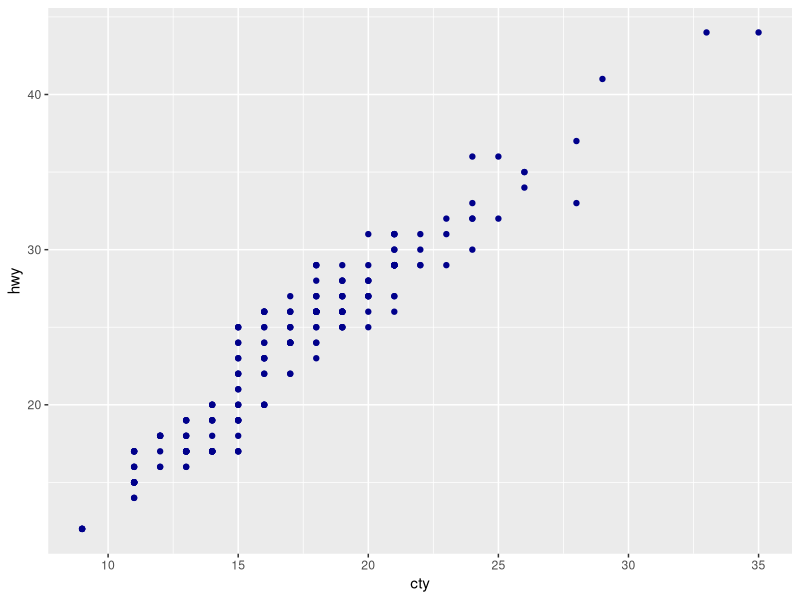
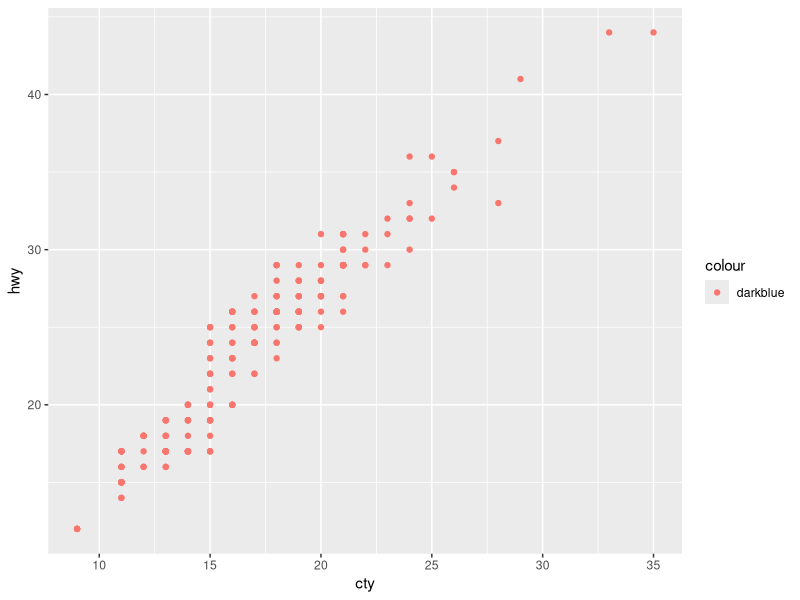
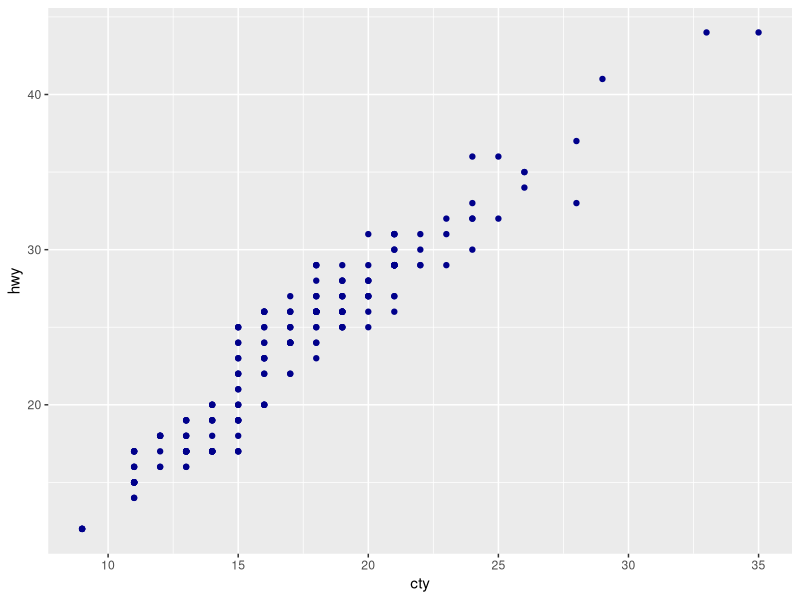
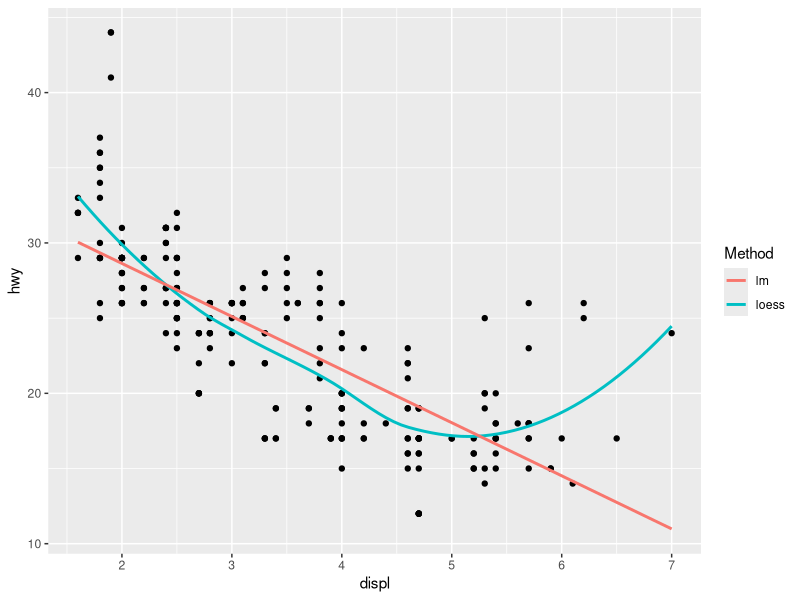

These figures' R source, in order:

# -------------------------------------------------------------------------

library(ggplot2)

# -------------------------------------------------------------------------

              # Setting vs. Mapping

# -------------------------------------------------------------------------
# If you want appearance to be governed by a variable, put the specification
# inside aes() ; if you want override the default size or colour, put the value
# outside of aes() .
  
# sets the color to darkblue (outside aes)
ggplot(mpg, aes(cty, hwy)) +
  geom_point(colour = "darkblue")

# maps the color to a variable inside aes
ggplot(mpg, aes(cty, hwy)) +
  geom_point(aes(colour = "darkblue"))

# -------------------------------------------------------------------------
 
# A third approach is to map the value, but override the default scale:

ggplot(mpg, aes(cty, hwy)) +
  geom_point(aes(colour = "darkblue")) +
  scale_colour_identity()
# -------------------------------------------------------------------------
# It’s sometimes useful to map aesthetics to constants. For example, if you
# want to display multiple layers with varying parameters, you can “name”
# each layer:

# -------------------------------------------------------------------------

ggplot(mpg, aes(displ, hwy)) +
  geom_point() +
  geom_smooth(aes(colour = "loess"), method = "loess", se = FALSE) +
  geom_smooth(aes(colour = "lm"), method = "lm", se = FALSE) +
  labs(colour = "Method")

# -------------------------------------------------------------------------

